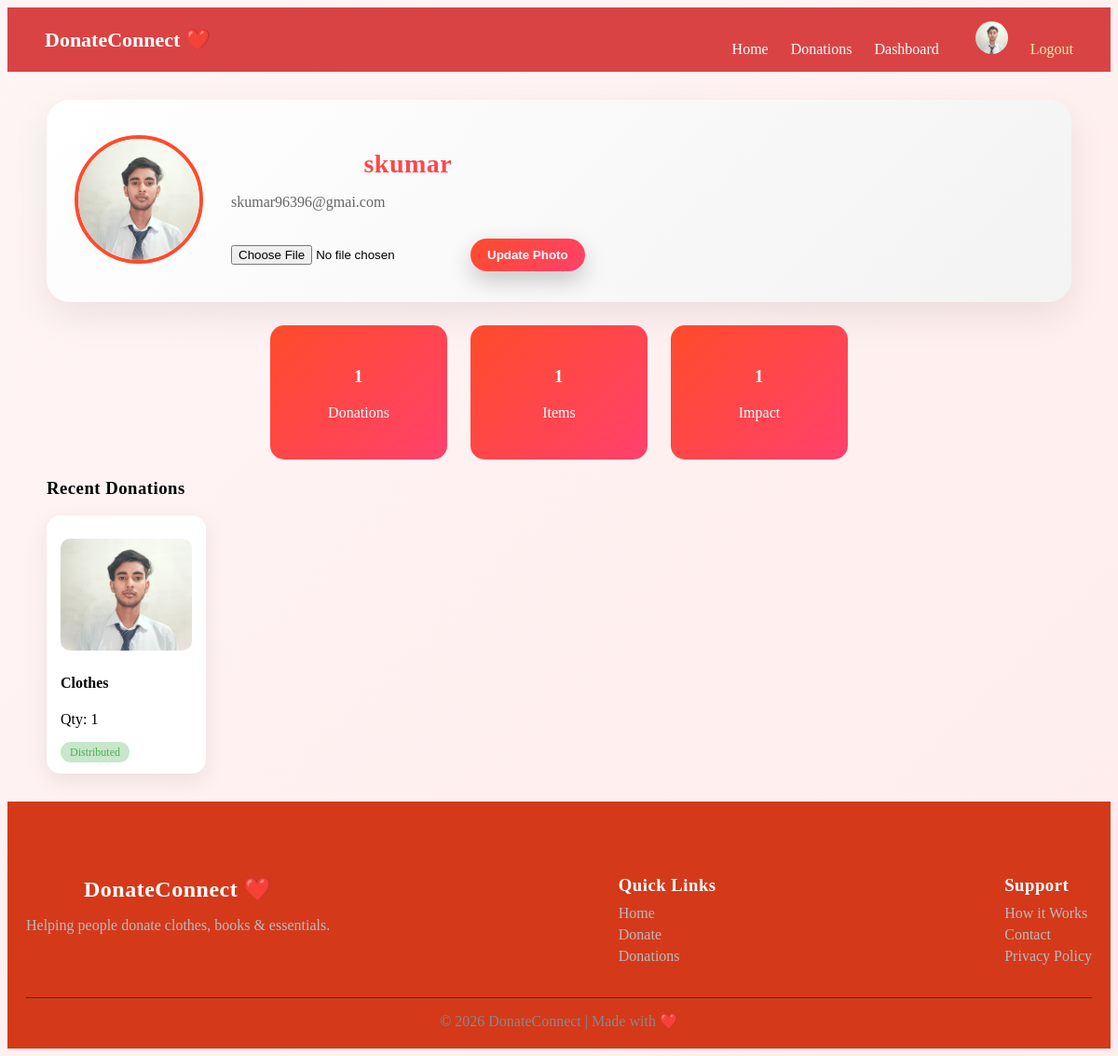
The app's page /profile/ (signed in), older data.
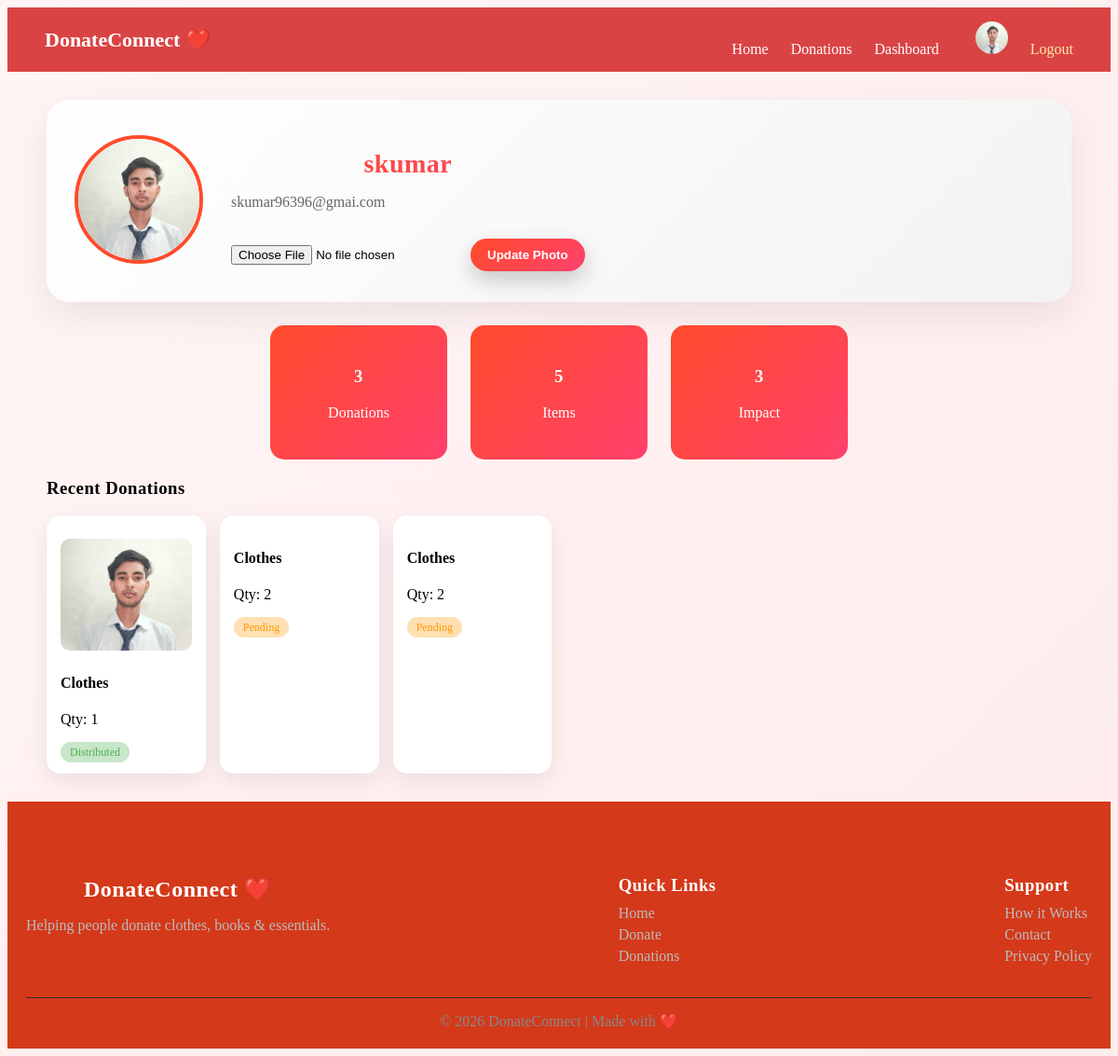
The same page, newer data.
### ngo/models.py (models this page shows, shortened)
class Donation(models.Model):
    user = models.ForeignKey(
        User,
        on_delete=models.CASCADE,
        null=True,
        related_name='donations'
    )
    assigned_to = models.ForeignKey(
        User,
        on_delete=models.SET_NULL,
        null=True,
        blank=True,
        related_name='assigned_donations'
    )
    name = models.CharField(max_length=100)
    item_type = models.CharField(max_length=50)
    quantity = models.IntegerField()
    address = models.TextField()
    phone = models.CharField(max_length=15, null=True, blank=True)
    email = models.EmailField(null=True, blank=True)
    STATUS_CHOICES = [
        ('Pending', 'Pending'),
        ('Ready', 'Ready for Pickup'),
        ('Picked', 'Picked'),
        ('Distributed', 'Distributed'),
        ('Completed', 'Completed'),
        ('Rejected', 'Rejected'),
    ]
    status = models.CharField(
        max_length=20,
        choices=STATUS_CHOICES,
        default='Pending'
    )
    pickup_date = models.DateField(null=True, blank=True)
    created_at = models.DateTimeField(auto_now_add=True)
    latitude = models.FloatField(null=True, blank=True)
    longitude = models.FloatField(null=True, blank=True)
    image = models.ImageField(upload_to='donations/', null=True, blank=True)

### ngo/views.py (the view)
# urls.py: path('profile/', views.profile, name='profile'),
@login_required
def profile(request):
    profile, created = Profile.objects.get_or_create(user=request.user)
    donations = Donation.objects.filter(user=request.user)
    total_items = sum(d.quantity for d in donations)
    if request.method == "POST":
        if request.FILES.get('image'):
            profile.image = request.FILES.get('image')
            profile.save()
    return render(request, 'ngo/profile.html', {
        'profile': profile,
        'donations': donations,
        'total_items': total_items
    })

### ngo/templates/ngo/profile.html (shortened to what this page needs)
{% extends 'ngo/base.html' %}
{% block content %}
<div class="profile-container">
<div class="profile-card new-profile">
    <div class="avatar-box">
        <img src="{{ profile.image.url }}" class="avatar">
    </div>
    <div class="profile-info">
        <h2>{{ request.user.username }}</h2>
        <p>{{ request.user.email }}</p>
        <form method="POST" enctype="multipart/form-data" class="upload-form">
            <input type="file" name="image" class="file-input">
            <button type="submit" class="btn">Update Photo</button>
        </form>
    </div>
</div>
<div class="profile-stats new-stats">
    <div class="stat-box">
        <h3>{{ donations|length }}</h3>
        <p>Donations</p>
    </div>
    <div class="stat-box">
        <h3>{{ total_items }}</h3>
        <p>Items</p>
    </div>
    <div class="stat-box">
        <h3>{{ donations|length }}</h3>
        <p>Impact</p>
    </div>
</div>
    <h3 style="margin-top:20px;">Recent Donations</h3>
    <div class="donation-grid">
        {% for d in donations|slice:":4" %}
        <div class="donation-card">
            {% if d.image %}
                <img src="{{ d.image.url }}" class="card-img">
            {% endif %}
            <h4>{{ d.item_type }}</h4>
            <p>Qty: {{ d.quantity }}</p>
            <span class="status {{ d.status|lower }}">
                {{ d.status }}
            </span>
        </div>
        {% endfor %}
    </div>
</div>
{% endblock %}

Row changes from the older to the newer data that the page shows:
added Donation: item_type "Clothes", quantity "2", status "Pending"
added Donation: item_type "Clothes", quantity "2", status "Pending"
Text that changed along with them:
{{ donations|length }}: "1" → "3"
{{ total_items }}: "1" → "5"
